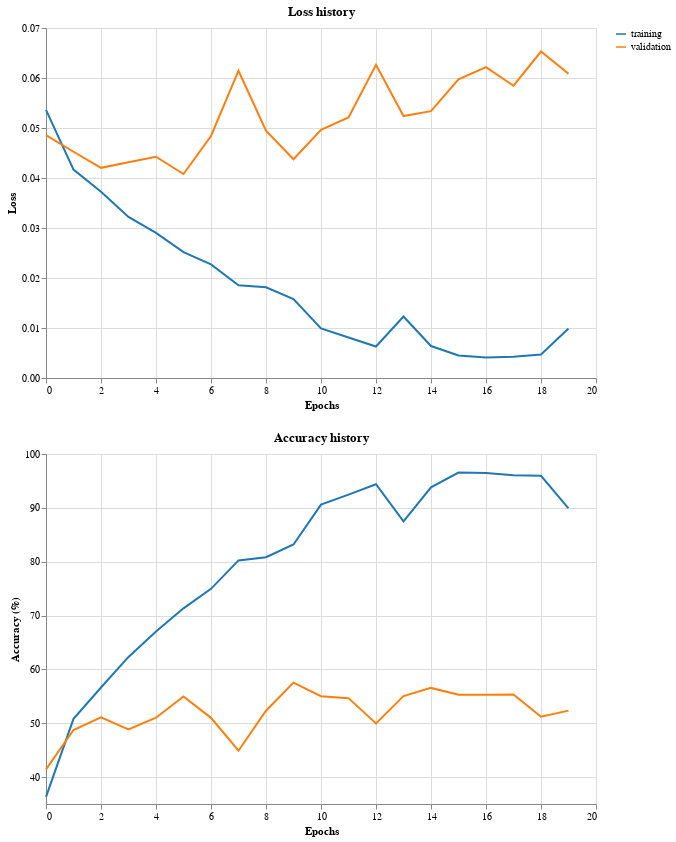

Source (notebook cell):
### Code cell
trainer.plot_training_history()

### Figure 1 — Vega-Lite specification as saved in the notebook (floating-point values rounded to 4 significant figures)
{"config": {"view": {"continuousWidth": 300, "continuousHeight": 300}}, "vconcat": [{"data": {"name": "data-40f8d54106d8b16c4a3a7141310a7707"}, "mark": {"type": "line", "strokeWidth": 2}, "encoding": {"color": {"field": "Type", "legend": {"title": null}, "scale": {"domain": ["training", "validation"], "range": ["#1f77b4", "#ff7f0e"]}, "type": "nominal"}, "x": {"field": "Epochs", "title": "Epochs", "type": "quantitative"}, "y": {"field": "Loss", "scale": {"zero": false}, "title": "Loss", "type": "quantitative"}}, "height": 350, "title": "Loss history", "width": 550}, {"data": {"name": "data-5eedb56bd31e5f33fb5d50d9cd9af5fc"}, "mark": {"type": "line", "strokeWidth": 2}, "encoding": {"color": {"field": "Type", "legend": {"title": null}, "scale": {"domain": ["training", "validation"], "range": ["#1f77b4", "#ff7f0e"]}, "type": "nominal"}, "x": {"field": "Epochs", "title": "Epochs", "type": "quantitative"}, "y": {"field": "Accuracy", "scale": {"zero": false}, "title": "Accuracy (%)", "type": "quantitative"}}, "height": 350, "title": "Accuracy history", "width": 550}], "$schema": "https://vega.github.io/schema/vega-lite/v5.20.1.json", "datasets": {"data-40f8d54106d8b16c4a3a7141310a7707": [{"Epochs": 0, "Loss": 0.05362, "Type": "training"}, {"Epochs": 1, "Loss": 0.04167, "Type": "training"}, {"Epochs": 2, "Loss": 0.03725, "Type": "training"}, {"Epochs": 3, "Loss": 0.03222, "Type": "training"}, {"Epochs": 4, "Loss": 0.02901, "Type": "training"}, {"Epochs": 5, "Loss": 0.02519, "Type": "training"}, {"Epochs": 6, "Loss": 0.02273, "Type": "training"}, {"Epochs": 7, "Loss": 0.01855, "Type": "training"}, {"Epochs": 8, "Loss": 0.01814, "Type": "training"}, {"Epochs": 9, "Loss": 0.01576, "Type": "training"}, {"Epochs": 10, "Loss": 0.009913, "Type": "training"}, {"Epochs": 11, "Loss": 0.008115, "Type": "training"}, {"Epochs": 12, "Loss": 0.006303, "Type": "training"}, {"Epochs": 13, "Loss": 0.01231, "Type": "training"}, {"Epochs": 14, "Loss": 0.00639, "Type": "training"}, {"Epochs": 15, "Loss": 0.004513, "Type": "training"}, {"Epochs": 16, "Loss": 0.004117, "Type": "training"}, {"Epochs": 17, "Loss": 0.00427, "Type": "training"}, {"Epochs": 18, "Loss": 0.004683, "Type": "training"}, {"Epochs": 19, "Loss": 0.009896, "Type": "training"}, {"Epochs": 0, "Loss": 0.04856, "Type": "validation"}, {"Epochs": 1, "Loss": 0.04525, "Type": "validation"}, {"Epochs": 2, "Loss": 0.04203, "Type": "validation"}, {"Epochs": 3, "Loss": 0.04313, "Type": "validation"}, {"Epochs": 4, "Loss": 0.04426, "Type": "validation"}, {"Epochs": 5, "Loss": 0.0408, "Type": "validation"}, {"Epochs": 6, "Loss": 0.0484, "Type": "validation"}, {"Epochs": 7, "Loss": 0.06146, "Type": "validation"}, {"Epochs": 8, "Loss": 0.04947, "Type": "validation"}, {"Epochs": 9, "Loss": 0.04375, "Type": "validation"}, {"Epochs": 10, "Loss": 0.04963, "Type": "validation"}, {"Epochs": 11, "Loss": 0.05211, "Type": "validation"}, {"Epochs": 12, "Loss": 0.06262, "Type": "validation"}, {"Epochs": 13, "Loss": 0.05239, "Type": "validation"}, {"Epochs": 14, "Loss": 0.05338, "Type": "validation"}, {"Epochs": 15, "Loss": 0.05975, "Type": "validation"}, {"Epochs": 16, "Loss": 0.06218, "Type": "validation"}, {"Epochs": 17, "Loss": 0.05845, "Type": "validation"}, {"Epochs": 18, "Loss": 0.0653, "Type": "validation"}, {"Epochs": 19, "Loss": 0.06085, "Type": "validation"}], "data-5eedb56bd31e5f33fb5d50d9cd9af5fc": [{"Epochs": 0, "Accuracy": 36.32, "Type": "training"}, {"Epochs": 1, "Accuracy": 50.82, "Type": "training"}, {"Epochs": 2, "Accuracy": 56.64, "Type": "training"}, {"Epochs": 3, "Accuracy": 62.32, "Type": "training"}, {"Epochs": 4, "Accuracy": 67.02, "Type": "training"}, {"Epochs": 5, "Accuracy": 71.34, "Type": "training"}, {"Epochs": 6, "Accuracy": 74.96, "Type": "training"}, {"Epochs": 7, "Accuracy": 80.24, "Type": "training"}, {"Epochs": 8, "Accuracy": 80.84, "Type": "training"}, {"Epochs": 9, "Accuracy": 83.2, "Type": "training"}, {"Epochs": 10, "Accuracy": 90.6, "Type": "training"}, {"Epochs": 11, "Accuracy": 92.46, "Type": "training"}, {"Epochs": 12, "Accuracy": 94.38, "Type": "training"}, {"Epochs": 13, "Accuracy": 87.48, "Type": "training"}, {"Epochs": 14, "Accuracy": 93.82, "Type": "training"}, {"Epochs": 15, "Accuracy": 96.56, "Type": "training"}, {"Epochs": 16, "Accuracy": 96.48, "Type": "training"}, {"Epochs": 17, "Accuracy": 96.04, "Type": "training"}, {"Epochs": 18, "Accuracy": 95.96, "Type": "training"}, {"Epochs": 19, "Accuracy": 89.92, "Type": "training"}, {"Epochs": 0, "Accuracy": 41.42, "Type": "validation"}, {"Epochs": 1, "Accuracy": 48.74, "Type": "validation"}, {"Epochs": 2, "Accuracy": 51.1, "Type": "validation"}, {"Epochs": 3, "Accuracy": 48.86, "Type": "validation"}, {"Epochs": 4, "Accuracy": 51.02, "Type": "validation"}, {"Epochs": 5, "Accuracy": 54.98, "Type": "validation"}, {"Epochs": 6, "Accuracy": 51.0, "Type": "validation"}, {"Epochs": 7, "Accuracy": 44.9, "Type": "validation"}, {"Epochs": 8, "Accuracy": 52.32, "Type": "validation"}, {"Epochs": 9, "Accuracy": 57.54, "Type": "validation"}, {"Epochs": 10, "Accuracy": 55.02, "Type": "validation"}, {"Epochs": 11, "Accuracy": 54.66, "Type": "validation"}, {"Epochs": 12, "Accuracy": 49.96, "Type": "validation"}, {"Epochs": 13, "Accuracy": 55.04, "Type": "validation"}, {"Epochs": 14, "Accuracy": 56.56, "Type": "validation"}, {"Epochs": 15, "Accuracy": 55.3, "Type": "validation"}, {"Epochs": 16, "Accuracy": 55.3, "Type": "validation"}, {"Epochs": 17, "Accuracy": 55.32, "Type": "validation"}, {"Epochs": 18, "Accuracy": 51.2, "Type": "validation"}, {"Epochs": 19, "Accuracy": 52.34, "Type": "validation"}]}}
